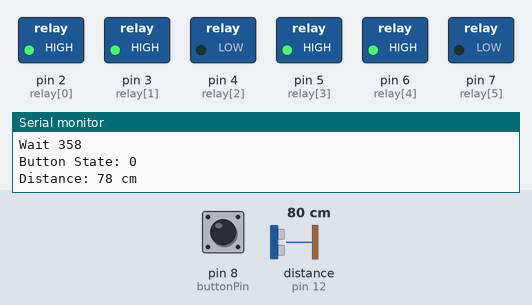
This sketch was run on a simulated Arduino Uno, built with avr-gcc and run on an emulated ATmega328P. On the bench: switched loads named in the sketch (green lamp = pin HIGH), the last lines printed to the serial monitor. Wiring (inferred from the names in the program): ultrasonic range finder: trigger pin 13; echo pin 12. Dashed ring = blinking. Inputs (shaded band) come from the test bench; at power-on: distance to the obstacle (sensor on pin 12) 80 cm, pin 8 (buttonPin) LOW. The echo pulse lasts 58.3 µs per cm; pins used as bus, display or sensor lines are not drawn.

Above: at 0.9 s.
1.6 s: distance to the obstacle (sensor on pin 12) set to 2 cm
At 1.98 s:
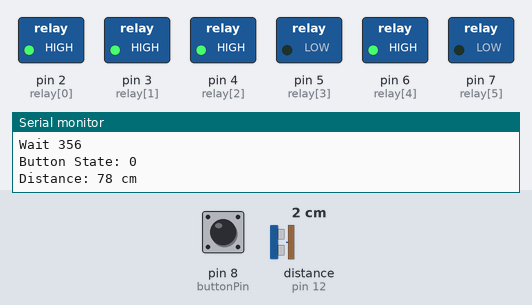
5.1 s: distance to the obstacle (sensor on pin 12) set to 299 cm
At 5.9 s:
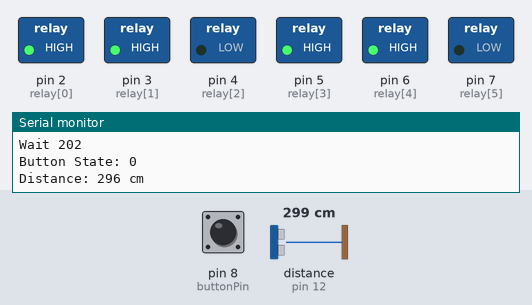
Timing chart, 0 to 14.6 s (numbered marks = the images above; inputs shaded):
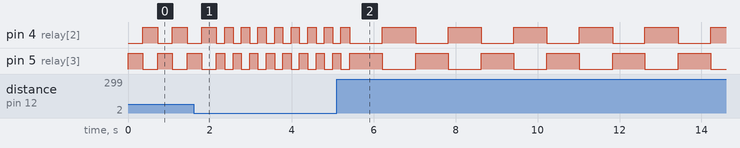

The sketch:

drinking_machine.ino
```cpp
const int ch = 6;
const int relay[] = {2, 3, 4, 5, 6, 7};

const int buttonPin = 8;
int buttonState = 0;

const int echoPin = 12;
const int trigPin = 13;
long duration;
int distance;

int wait = 500;
int i = 0;

void setup() {
  Serial.begin(9600);

  for (int i = 0; i < ch; i++) {
    pinMode(relay[i], OUTPUT);
    digitalWrite(relay[i], HIGH);
  }

  pinMode(buttonPin, INPUT);

  pinMode(trigPin, OUTPUT);
  pinMode(echoPin, INPUT);

  Serial.println("ALL SET!!");
}

void loop() {
  buttonState = digitalRead(buttonPin);

  Serial.print("Button State: ");
  Serial.println(buttonState);

  digitalWrite(trigPin, LOW);
  delayMicroseconds(2);
  digitalWrite(trigPin, HIGH);
  delayMicroseconds(10);
  digitalWrite(trigPin, LOW);
  duration = pulseIn(echoPin, HIGH);
  distance = duration * 0.034 / 2;
  Serial.print("Distance: ");
  Serial.print(distance);
  Serial.println(" cm");


  if (distance > 300) {
    wait = 2000;

    digitalWrite(relay[4], LOW);
    digitalWrite(relay[5], HIGH);

    digitalWrite(relay[0], LOW);
    digitalWrite(relay[1], HIGH);
    digitalWrite(relay[2], HIGH);
    digitalWrite(relay[3], HIGH);
    delay(wait);

    digitalWrite(relay[0], HIGH);
    digitalWrite(relay[1], LOW);
    digitalWrite(relay[2], HIGH);
    digitalWrite(relay[3], HIGH);
    delay(wait);
  }

  if (distance <= 300) {
    wait = map(distance, 0, 300, 200, 800);

    digitalWrite(relay[4], HIGH);
    digitalWrite(relay[5], LOW);

    digitalWrite(relay[0], HIGH);
    digitalWrite(relay[1], HIGH);
    digitalWrite(relay[2], LOW);
    digitalWrite(relay[3], HIGH);
    delay(wait);

    digitalWrite(relay[0], HIGH);
    digitalWrite(relay[1], HIGH);
    digitalWrite(relay[2], HIGH);
    digitalWrite(relay[3], LOW);
    delay(wait);
  }

  Serial.print("Wait ");
  Serial.println(wait);

  //  digitalWrite(relay[0], LOW);
  //  digitalWrite(relay[1], HIGH);
  //  delay(wait);
  //
  //  digitalWrite(relay[0], HIGH);
  //  digitalWrite(relay[1], LOW);
  //  delay(wait);


}
```

Measured:
- by itself, pin 4 (relay[2]): repeats every 1.6 s: LOW 0.79 s, HIGH 0.81 s
- by itself, pin 5 (relay[3]): repeats every 1.6 s: HIGH 0.79 s, LOW 0.81 s
